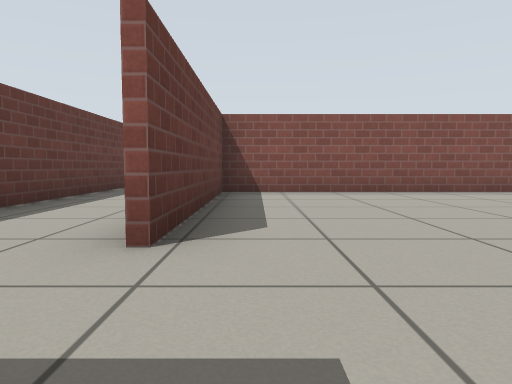
[1] (above)

24 first-person views from a walk through a Gazebo world. The camera is 0.5 m above the floor, tilts 4° down and sees 70° across. The floor is counted in squares, 1 m on a side. Each view is taken from the middle of a square. On the plan, view 1 faces up. The plan holds only what a view shows up to about 9 squares ahead; the rest is blank. Gazebo's built-in surfaces are drawn with simple patterns.

[2]
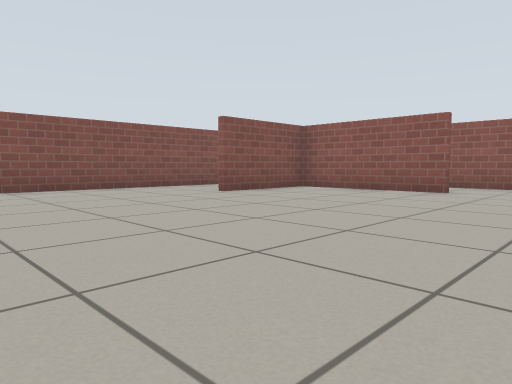

[3]
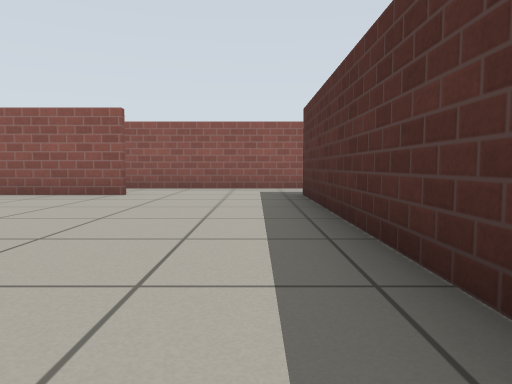

[4]
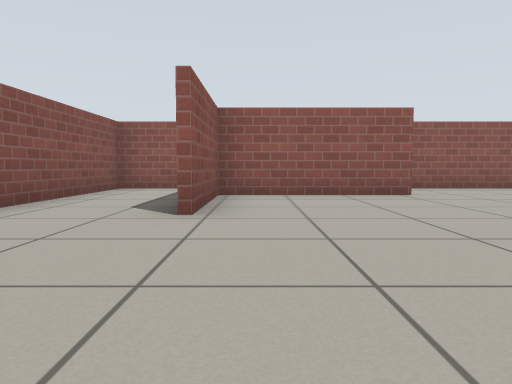

[5]
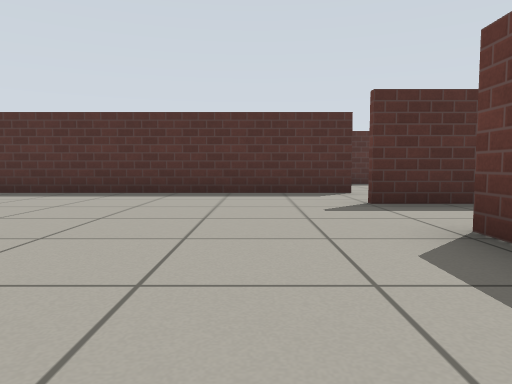

[6]
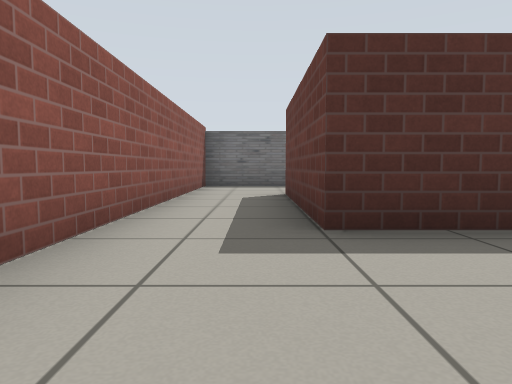

[7]
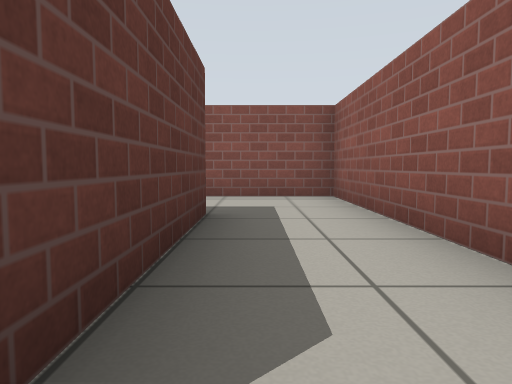

[8]
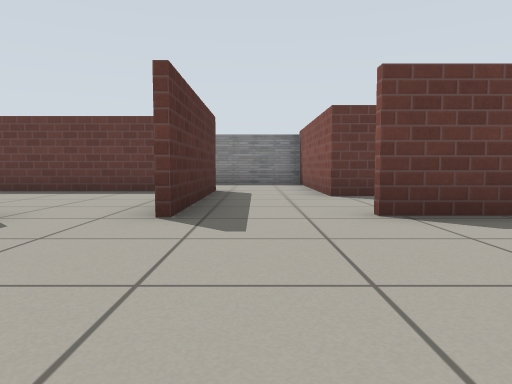

[9]
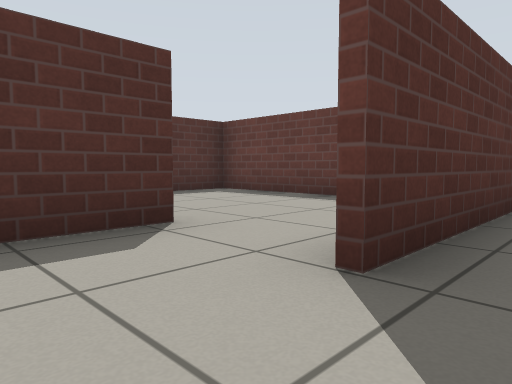

[10]
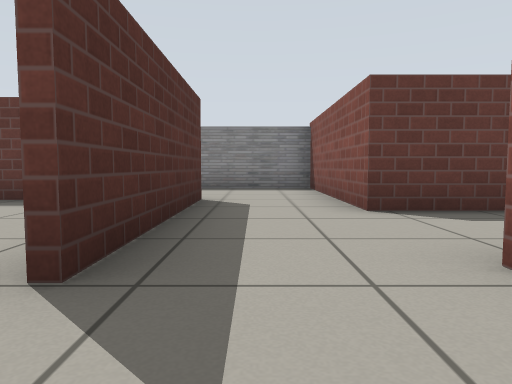

[11]
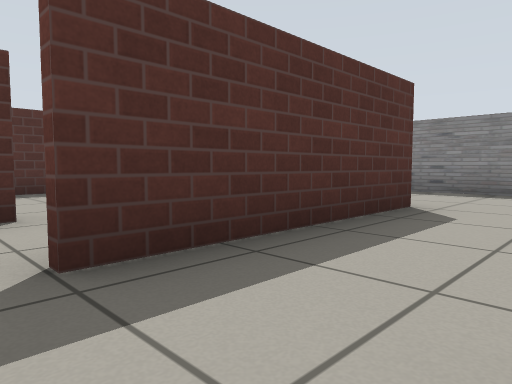

[12]
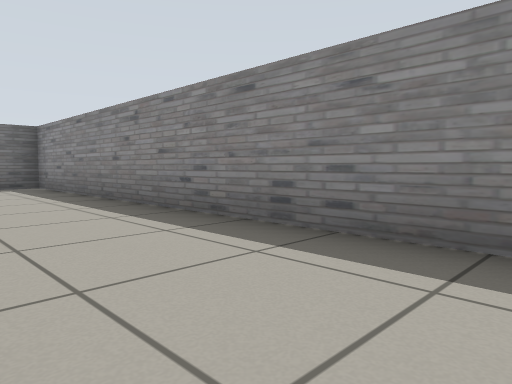

[13]
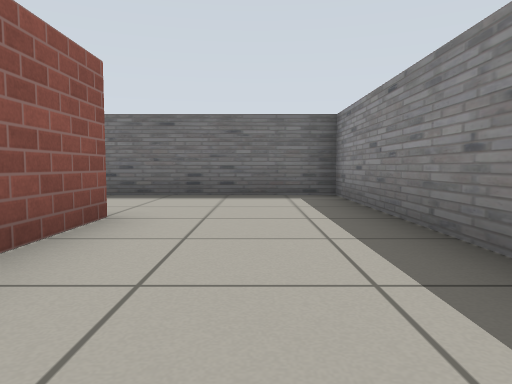

[14]
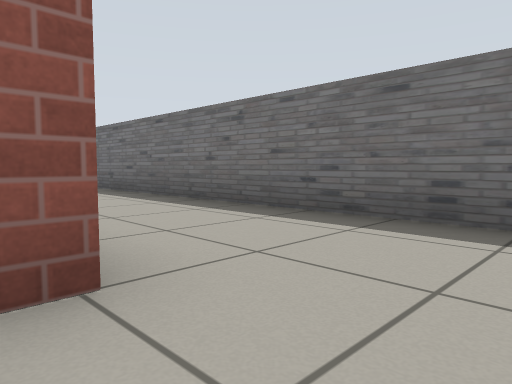

[15]
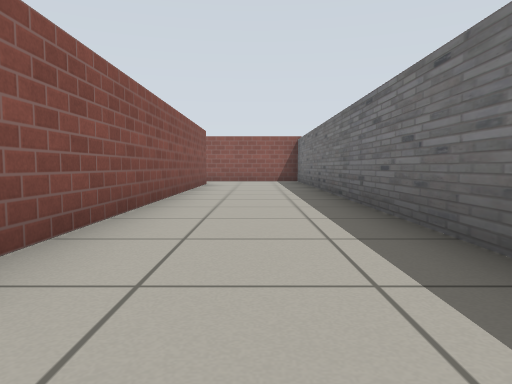

[16]
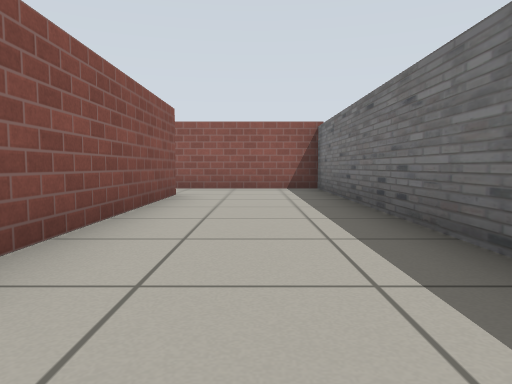

[17]
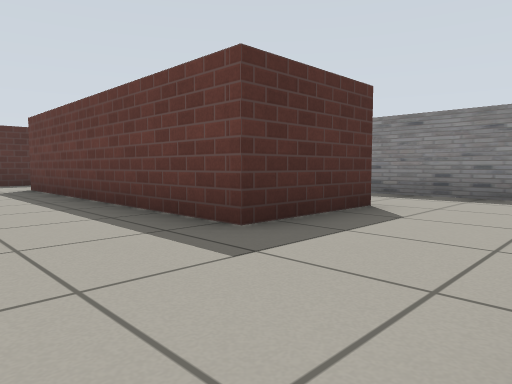

[18]
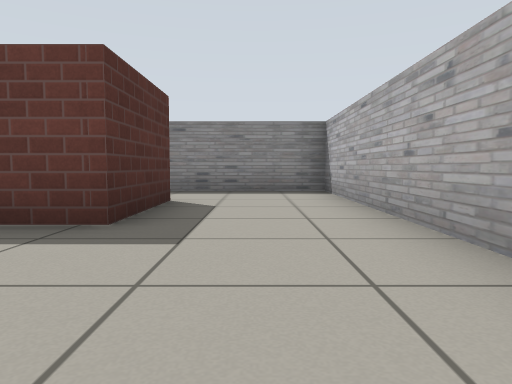

[19]
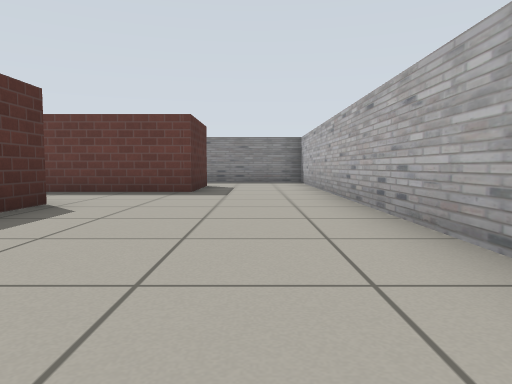

[20]
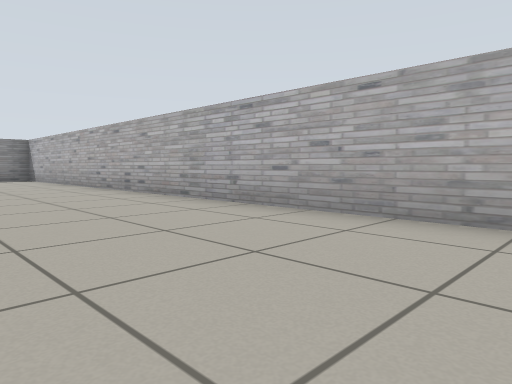

[21]
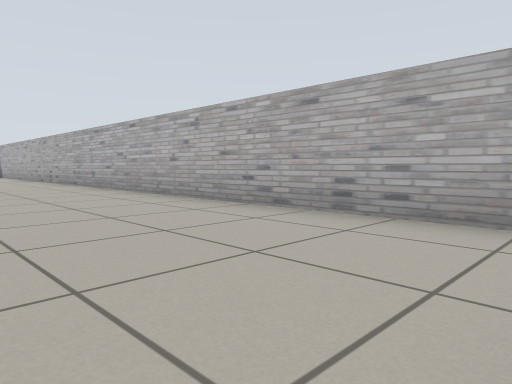

[22]
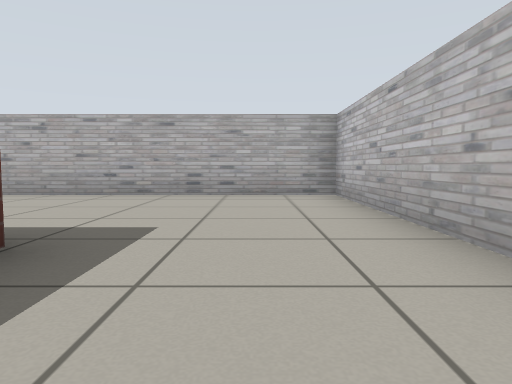

[23]
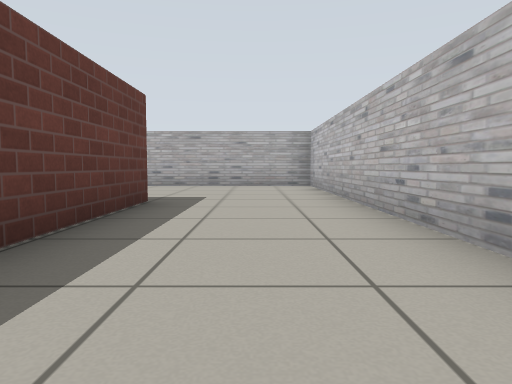

[24]
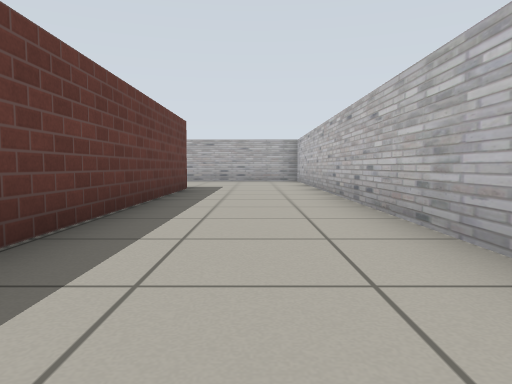

### Floor plan
Points are (right, up) in squares from view 1. A wall is a line through its corners. A room is listed if a view was taken in it or the views show most of it. See-through windows are left out.
Room 1 (views 1, 2, 3, 4, 5, 6, 7, 8, 9, 10, 11)
walls: (7.3, 1.2) (7.3, 4.7) (4.6, 4.7); (4.6, 7.1) (-0.7, 7.1) (-0.7, 2.1); (-0.9, -1.8) (7.5, -1.8) (7.5, -5.6); (9.3, -5.4) (9.3, 1.6)
ways out: opening at (8, -5) to room 2; opening at (-1, 1.5) to room 3; opening at (5, 6) to room 4; opening at (8, 2) to room 4; opening at (-1, -1)
Room 2 (views 12, 13, 14, 15, 16)
walls: (-4.5, -5.6) (-4.5, -4); (7.5, -5.6) (-1, -5.6); (-4.5, 2.2) (-7.4, 2.2) (-7.4, -8.4) (9.3, -8.4) (9.3, -5.4)
ways out: opening at (8, -5) to room 1; opening at (-3.5, 1) to room 3
Room 3 (views 17, 18, 19, 20, 21, 22, 23, 24)
walls: (9.4, 7.2) (9.4, 1.1); (-0.9, 7.2) (0.1, 7.2); (12.4, 0.9) (12.4, 11.4) (-7.4, 11.4) (-7.4, 8.6); (-5.4, 8.7) (-3.1, 8.7) (-3.1, 2.2) (-4.5, 2.2); (-4.6, 0.2) (-0.5, 0.2)
ways out: opening at (-1, 1.5) to room 1; opening at (-3.5, 1) to room 2; opening at (-6.5, 9)
Room 4 (no view inside)
walls: (7.5, 4.9) (7.5, 1.6); (9.3, 1.6) (9.3, 7.1) (4.6, 7.1)
ways out: opening at (5, 6) to room 1; opening at (8, 2) to room 1

Where each view was taken, in squares from view 1:
view 1: 0 up, 0 right, facing up
view 2: 1 down, 0 right, facing up-right
view 3: 1 down, 1 right, facing right
view 4: 4 up, 1 right, facing right
view 5: 5 up, 1 right, facing down
view 6: 1 up, 8 right, facing down
view 7: 1 up, 8 right, facing up
view 8: 1 up, 3 right, facing left
view 9: 1 up, 1 right, facing down-left
view 10: 1 up, 1 right, facing left
view 11: 2 up, 0 right, facing down-left
view 12: 1 up, 5 left, facing down-left
view 13: 2 down, 6 left, facing down
view 14: 5 down, 6 left, facing down-right
view 15: 7 down, 3 left, facing right
view 16: 7 down, 1 right, facing right
view 17: 11 up, 1 left, facing down-left
view 18: 10 up, 0 right, facing left
view 19: 10 up, 4 right, facing left
view 20: 8 up, 7 right, facing up-left
view 21: 8 up, 12 right, facing up-left
view 22: 5 up, 11 right, facing up
view 23: 2 up, 11 right, facing up
view 24: 1 down, 11 right, facing up
